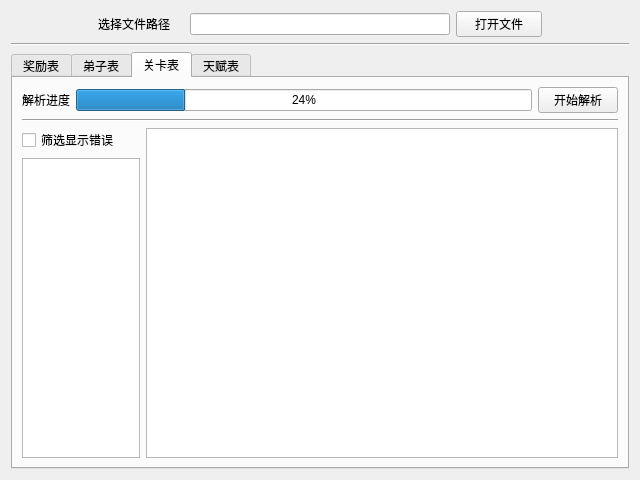
<?xml version="1.0" encoding="UTF-8"?>
<ui version="4.0">
 <class>Form</class>
 <widget class="QWidget" name="Form">
  <property name="geometry">
   <rect>
    <x>0</x>
    <y>0</y>
    <width>640</width>
    <height>480</height>
   </rect>
  </property>
  <property name="windowTitle">
   <string>表格检查器</string>
  </property>
  <layout class="QGridLayout" name="gridLayout">
   <item row="0" column="0">
    <layout class="QVBoxLayout" name="verticalLayout">
     <item>
      <layout class="QHBoxLayout" name="horizontalLayout" stretch="1,1,3,1,1">
       <item>
        <spacer name="horizontalSpacer_2">
         <property name="orientation">
          <enum>Qt::Horizontal</enum>
         </property>
         <property name="sizeHint" stdset="0">
          <size>
           <width>40</width>
           <height>20</height>
          </size>
         </property>
        </spacer>
       </item>
       <item>
        <widget class="QLabel" name="label">
         <property name="text">
          <string>选择文件路径</string>
         </property>
        </widget>
       </item>
       <item>
        <widget class="QLineEdit" name="lineEdit"/>
       </item>
       <item>
        <widget class="QPushButton" name="pushButton">
         <property name="text">
          <string>打开文件</string>
         </property>
        </widget>
       </item>
       <item>
        <spacer name="horizontalSpacer">
         <property name="orientation">
          <enum>Qt::Horizontal</enum>
         </property>
         <property name="sizeHint" stdset="0">
          <size>
           <width>40</width>
           <height>20</height>
          </size>
         </property>
        </spacer>
       </item>
      </layout>
     </item>
     <item>
      <widget class="Line" name="line">
       <property name="orientation">
        <enum>Qt::Horizontal</enum>
       </property>
      </widget>
     </item>
     <item>
      <widget class="QTabWidget" name="tabWidget">
       <property name="currentIndex">
        <number>2</number>
       </property>
       <widget class="QWidget" name="tab">
        <attribute name="title">
         <string>奖励表</string>
        </attribute>
        <layout class="QGridLayout" name="gridLayout_2">
         <item row="0" column="0">
          <layout class="QVBoxLayout" name="verticalLayout_3">
           <item>
            <layout class="QHBoxLayout" name="horizontalLayout_2">
             <item>
              <widget class="QLabel" name="label_2">
               <property name="text">
                <string>解析进度</string>
               </property>
              </widget>
             </item>
             <item>
              <widget class="QProgressBar" name="progressBar">
               <property name="value">
                <number>24</number>
               </property>
              </widget>
             </item>
             <item>
              <widget class="QPushButton" name="pushButton_2">
               <property name="text">
                <string>开始解析</string>
               </property>
              </widget>
             </item>
            </layout>
           </item>
           <item>
            <widget class="Line" name="line_2">
             <property name="orientation">
              <enum>Qt::Horizontal</enum>
             </property>
            </widget>
           </item>
           <item>
            <layout class="QHBoxLayout" name="horizontalLayout_3" stretch="2,8">
             <item>
              <layout class="QVBoxLayout" name="verticalLayout_2">
               <item>
                <widget class="QCheckBox" name="checkBox">
                 <property name="text">
                  <string>筛选显示错误</string>
                 </property>
                </widget>
               </item>
               <item>
                <widget class="QListWidget" name="listWidget"/>
               </item>
              </layout>
             </item>
             <item>
              <widget class="QTableWidget" name="tableWidget"/>
             </item>
            </layout>
           </item>
          </layout>
         </item>
        </layout>
       </widget>
       <widget class="QWidget" name="tab_2">
        <attribute name="title">
         <string>弟子表</string>
        </attribute>
        <layout class="QGridLayout" name="gridLayout_3">
         <item row="0" column="0">
          <layout class="QVBoxLayout" name="verticalLayout_4">
           <item>
            <layout class="QHBoxLayout" name="horizontalLayout_4">
             <item>
              <widget class="QLabel" name="label_3">
               <property name="text">
                <string>解析进度</string>
               </property>
              </widget>
             </item>
             <item>
              <widget class="QProgressBar" name="progressBar_2">
               <property name="value">
                <number>24</number>
               </property>
              </widget>
             </item>
             <item>
              <widget class="QPushButton" name="pushButton_3">
               <property name="text">
                <string>开始解析</string>
               </property>
              </widget>
             </item>
            </layout>
           </item>
           <item>
            <widget class="Line" name="line_3">
             <property name="orientation">
              <enum>Qt::Horizontal</enum>
             </property>
            </widget>
           </item>
           <item>
            <layout class="QHBoxLayout" name="horizontalLayout_5" stretch="2,8">
             <item>
              <layout class="QVBoxLayout" name="verticalLayout_5">
               <item>
                <widget class="QCheckBox" name="checkBox_2">
                 <property name="text">
                  <string>筛选显示错误</string>
                 </property>
                </widget>
               </item>
               <item>
                <widget class="QListWidget" name="listWidget_2"/>
               </item>
              </layout>
             </item>
             <item>
              <widget class="QTableWidget" name="tableWidget_2"/>
             </item>
            </layout>
           </item>
          </layout>
         </item>
        </layout>
       </widget>
       <widget class="QWidget" name="tab_3">
        <attribute name="title">
         <string>关卡表</string>
        </attribute>
        <layout class="QGridLayout" name="gridLayout_4">
         <item row="0" column="0">
          <layout class="QVBoxLayout" name="verticalLayout_6">
           <item>
            <layout class="QHBoxLayout" name="horizontalLayout_6">
             <item>
              <widget class="QLabel" name="label_4">
               <property name="text">
                <string>解析进度</string>
               </property>
              </widget>
             </item>
             <item>
              <widget class="QProgressBar" name="progressBar_3">
               <property name="value">
                <number>24</number>
               </property>
              </widget>
             </item>
             <item>
              <widget class="QPushButton" name="pushButton_4">
               <property name="text">
                <string>开始解析</string>
               </property>
              </widget>
             </item>
            </layout>
           </item>
           <item>
            <widget class="Line" name="line_4">
             <property name="orientation">
              <enum>Qt::Horizontal</enum>
             </property>
            </widget>
           </item>
           <item>
            <layout class="QHBoxLayout" name="horizontalLayout_7" stretch="2,8">
             <item>
              <layout class="QVBoxLayout" name="verticalLayout_7">
               <item>
                <widget class="QCheckBox" name="checkBox_3">
                 <property name="text">
                  <string>筛选显示错误</string>
                 </property>
                </widget>
               </item>
               <item>
                <widget class="QListWidget" name="listWidget_3"/>
               </item>
              </layout>
             </item>
             <item>
              <widget class="QTableWidget" name="tableWidget_3"/>
             </item>
            </layout>
           </item>
          </layout>
         </item>
        </layout>
       </widget>
       <widget class="QWidget" name="tab_4">
        <attribute name="title">
         <string>天赋表</string>
        </attribute>
        <layout class="QGridLayout" name="gridLayout_7">
         <item row="0" column="0">
          <layout class="QGridLayout" name="gridLayout_5">
           <item row="0" column="0">
            <layout class="QGridLayout" name="gridLayout_6">
             <item row="0" column="0">
              <widget class="QLabel" name="label_5">
               <property name="text">
                <string>解析进度</string>
               </property>
              </widget>
             </item>
             <item row="0" column="1">
              <widget class="QProgressBar" name="progressBar_4">
               <property name="value">
                <number>24</number>
               </property>
              </widget>
             </item>
             <item row="0" column="2">
              <widget class="QPushButton" name="pushButton_5">
               <property name="text">
                <string>开始解析</string>
               </property>
              </widget>
             </item>
            </layout>
           </item>
           <item row="1" column="0">
            <widget class="Line" name="line_5">
             <property name="orientation">
              <enum>Qt::Horizontal</enum>
             </property>
            </widget>
           </item>
           <item row="2" column="0">
            <layout class="QHBoxLayout" name="horizontalLayout_9" stretch="2,8">
             <item>
              <layout class="QVBoxLayout" name="verticalLayout_9">
               <item>
                <widget class="QCheckBox" name="checkBox_4">
                 <property name="text">
                  <string>筛选显示错误</string>
                 </property>
                </widget>
               </item>
               <item>
                <widget class="QListWidget" name="listWidget_4"/>
               </item>
              </layout>
             </item>
             <item>
              <widget class="QTableWidget" name="tableWidget_4"/>
             </item>
            </layout>
           </item>
          </layout>
         </item>
        </layout>
       </widget>
      </widget>
     </item>
    </layout>
   </item>
  </layout>
 </widget>
 <resources/>
 <connections/>
</ui>
